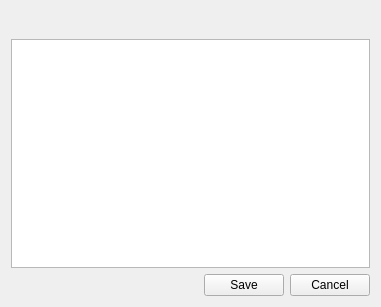
<?xml version="1.0" encoding="UTF-8"?>
<ui version="4.0">
 <class>EdgeParams</class>
 <widget class="QWidget" name="EdgeParams">
  <property name="windowModality">
   <enum>Qt::WindowModal</enum>
  </property>
  <property name="geometry">
   <rect>
    <x>0</x>
    <y>0</y>
    <width>381</width>
    <height>307</height>
   </rect>
  </property>
  <property name="focusPolicy">
   <enum>Qt::StrongFocus</enum>
  </property>
  <property name="windowTitle">
   <string>Relation params</string>
  </property>
  <property name="windowIcon">
   <iconset resource="../../share/mainResources.qrc">
    <normaloff>:/textedit/images/editpaste.png</normaloff>:/textedit/images/editpaste.png</iconset>
  </property>
  <layout class="QVBoxLayout" name="verticalLayout">
   <item>
    <layout class="QHBoxLayout" name="horizontalLayout_2">
     <property name="spacing">
      <number>0</number>
     </property>
     <item>
      <widget class="QPushButton" name="addWire">
       <property name="toolTip">
        <string>Add wire</string>
       </property>
       <property name="text">
        <string/>
       </property>
       <property name="icon">
        <iconset resource="../../share/mainResources.qrc">
         <normaloff>:/icons/images/package-new.png</normaloff>:/icons/images/package-new.png</iconset>
       </property>
       <property name="flat">
        <bool>true</bool>
       </property>
      </widget>
     </item>
     <item>
      <widget class="QPushButton" name="delWire">
       <property name="toolTip">
        <string>Del wire</string>
       </property>
       <property name="text">
        <string/>
       </property>
       <property name="icon">
        <iconset resource="../../share/mainResources.qrc">
         <normaloff>:/icons/images/package-remove.png</normaloff>:/icons/images/package-remove.png</iconset>
       </property>
       <property name="flat">
        <bool>true</bool>
       </property>
      </widget>
     </item>
     <item>
      <spacer name="horizontalSpacer_2">
       <property name="orientation">
        <enum>Qt::Horizontal</enum>
       </property>
       <property name="sizeHint" stdset="0">
        <size>
         <width>40</width>
         <height>20</height>
        </size>
       </property>
      </spacer>
     </item>
    </layout>
   </item>
   <item>
    <widget class="QTableView" name="wiresList">
     <property name="contextMenuPolicy">
      <enum>Qt::CustomContextMenu</enum>
     </property>
     <property name="selectionBehavior">
      <enum>QAbstractItemView::SelectRows</enum>
     </property>
     <property name="showGrid">
      <bool>true</bool>
     </property>
     <property name="sortingEnabled">
      <bool>true</bool>
     </property>
    </widget>
   </item>
   <item>
    <layout class="QHBoxLayout" name="horizontalLayout">
     <item>
      <spacer name="horizontalSpacer">
       <property name="orientation">
        <enum>Qt::Horizontal</enum>
       </property>
       <property name="sizeHint" stdset="0">
        <size>
         <width>40</width>
         <height>20</height>
        </size>
       </property>
      </spacer>
     </item>
     <item>
      <widget class="QPushButton" name="pbOk">
       <property name="text">
        <string>Save</string>
       </property>
       <property name="icon">
        <iconset resource="../../share/mainResources.qrc">
         <normaloff>:/textedit/images/filesave.png</normaloff>:/textedit/images/filesave.png</iconset>
       </property>
      </widget>
     </item>
     <item>
      <widget class="QPushButton" name="pbCancel">
       <property name="text">
        <string>Cancel</string>
       </property>
       <property name="icon">
        <iconset resource="../../share/mainResources.qrc">
         <normaloff>:/icons/images/new/gtk-no.png</normaloff>:/icons/images/new/gtk-no.png</iconset>
       </property>
      </widget>
     </item>
    </layout>
   </item>
  </layout>
  <action name="actionAdd_wire">
   <property name="icon">
    <iconset resource="../../share/mainResources.qrc">
     <normaloff>:/icons/images/package-new.png</normaloff>:/icons/images/package-new.png</iconset>
   </property>
   <property name="text">
    <string>Add wire</string>
   </property>
   <property name="shortcut">
    <string>+, Ctrl+A</string>
   </property>
  </action>
  <action name="actionRemove_wire">
   <property name="icon">
    <iconset resource="../../share/mainResources.qrc">
     <normaloff>:/icons/images/package-remove.png</normaloff>:/icons/images/package-remove.png</iconset>
   </property>
   <property name="text">
    <string>Remove wire</string>
   </property>
   <property name="shortcut">
    <string>-, Del, Ctrl+D</string>
   </property>
  </action>
  <action name="actionClose">
   <property name="text">
    <string>Close</string>
   </property>
   <property name="shortcut">
    <string>Ctrl+Q, Esc</string>
   </property>
  </action>
  <action name="actionSave">
   <property name="text">
    <string>Save</string>
   </property>
   <property name="shortcut">
    <string>Ctrl+S, Return</string>
   </property>
  </action>
 </widget>
 <resources>
  <include location="../../share/mainResources.qrc"/>
 </resources>
 <connections>
  <connection>
   <sender>addWire</sender>
   <signal>pressed()</signal>
   <receiver>actionAdd_wire</receiver>
   <slot>trigger()</slot>
   <hints>
    <hint type="sourcelabel">
     <x>271</x>
     <y>220</y>
    </hint>
    <hint type="destinationlabel">
     <x>-1</x>
     <y>-1</y>
    </hint>
   </hints>
  </connection>
  <connection>
   <sender>delWire</sender>
   <signal>pressed()</signal>
   <receiver>actionRemove_wire</receiver>
   <slot>trigger()</slot>
   <hints>
    <hint type="sourcelabel">
     <x>330</x>
     <y>216</y>
    </hint>
    <hint type="destinationlabel">
     <x>-1</x>
     <y>-1</y>
    </hint>
   </hints>
  </connection>
 </connections>
</ui>
